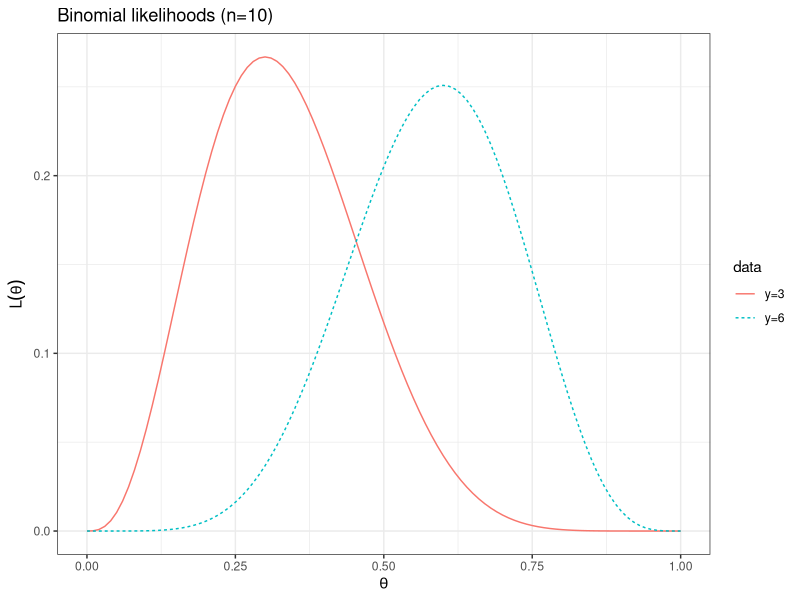
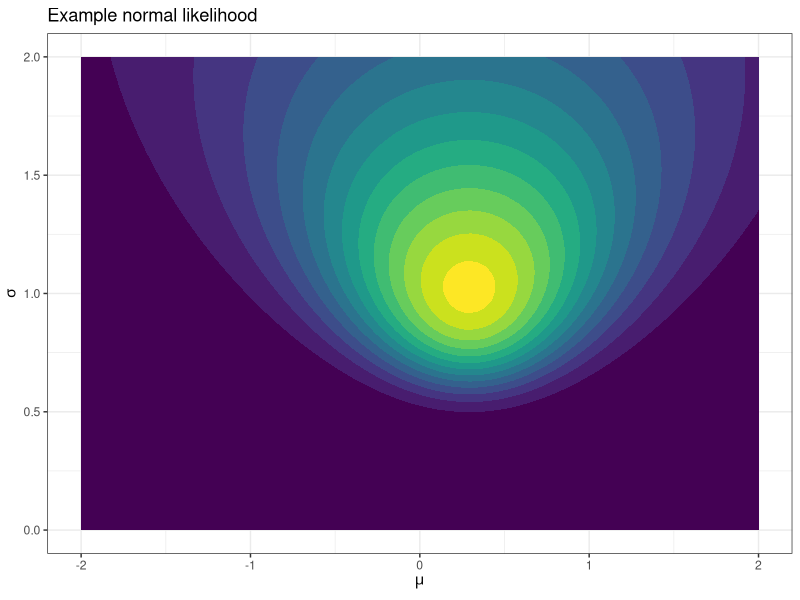
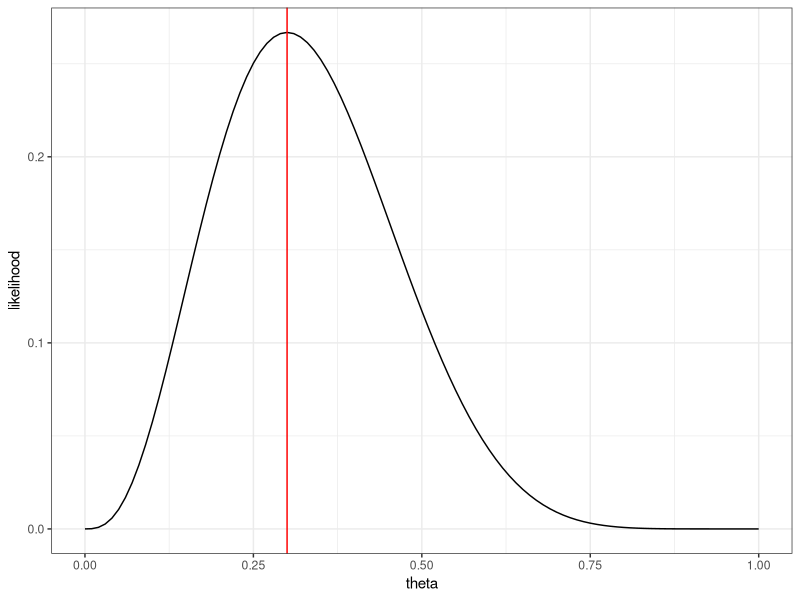
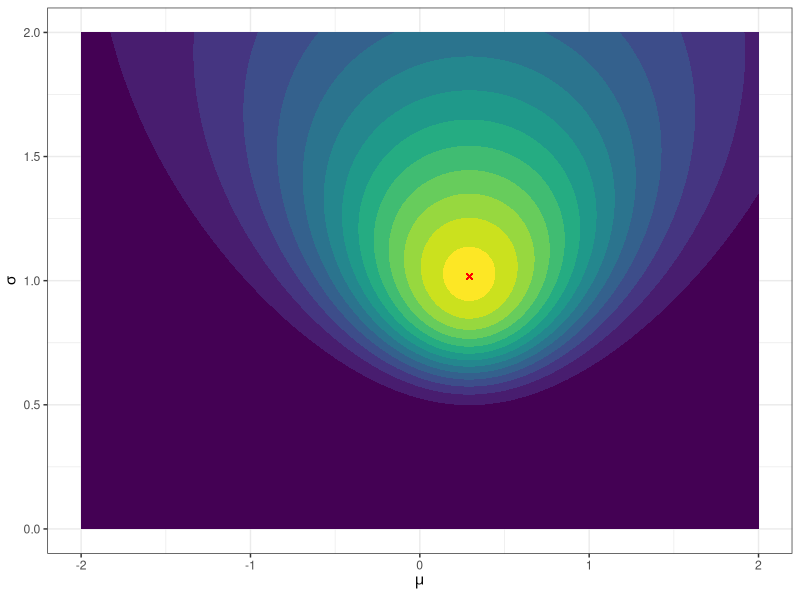

These figures' R source, in order:
## ----libraries, message=FALSE, warning=FALSE, cache=FALSE-------------------------------------------------------------
library("dplyr")
library("tidyr")
library("ggplot2")


## ----set_seed---------------------------------------------------------------------------------------------------------
set.seed(2)


## ----binomial_likelihood, fig.height=4.5------------------------------------------------------------------------------
d2 <- data.frame(theta = seq(0,1,by=0.01)) %>%
  mutate(`y=3` = dbinom(3,10,prob=theta),
         `y=6` = dbinom(6,10,prob=theta)) %>%
  gather(data,likelihood,-theta) 

ggplot(d2, aes(theta, likelihood, color=data, linetype=data)) +
  geom_line() +
  labs(x = expression(theta),
       y = expression(L(theta)),
       title = "Binomial likelihoods (n=10)") + 
  theme_bw()


## ----normal_likelihood, fig.height=4.5--------------------------------------------------------------------------------
x <- rnorm(3)

d <- expand.grid(mu = seq(-2,2,length=100),
                 sigma = seq(0,2,length=100)) %>%
  dplyr::mutate(density = dnorm(x[1], mu, sigma)*dnorm(x[2], mu, sigma)*dnorm(x[3], mu, sigma))

ggplot(d, aes(x = mu, y = sigma, z = density)) +
  geom_contour_filled(show.legend = FALSE) +
  labs(x = expression(mu), 
       y = expression(sigma),
       title = "Example normal likelihood") +
  # theme(legend.title = element_blank()) +
  theme_bw()


## ----binomial_mle, fig.height=4.5-------------------------------------------------------------------------------------
y <- 3
n <- 10
d3 <- data.frame(theta = seq(0,1,by=0.01)) %>%
  mutate(likelihood = dbinom(y,n,prob=theta)) 

ggplot(d3, aes(theta, likelihood)) +
  geom_line() +
  geom_vline(xintercept = y/n, col='red') +
  theme_bw()


## ----binomial_mle_numerical, echo=TRUE--------------------------------------------------------------------------------
log_likelihood <- function(theta) {
  dbinom(3, size = 10, prob = theta, log = TRUE)
}

o <- optim(0.5, log_likelihood, 
           method='L-BFGS-B',            # this method to use bounds
           lower = 0.001, upper = .999,  # cannot use 0 and 1 exactly
           control = list(fnscale = -1)) # maximize

o$convergence # 0 means convergence was achieved
o$par         # MLE
o$value       # value of the likelihood at the MLE


## ----normal_numerical_maximization, echo=TRUE, dependson="normal_likelihood"------------------------------------------
x
log_likelihood <- function(theta) {
  sum(dnorm(x, mean = theta[1], sd = exp(theta[2]), log = TRUE))
}

o <- optim(c(0,0), log_likelihood,
            control = list(fnscale = -1))
c(o$par[1], exp(o$par[2])^2)               # numerical MLE
n <- length(x); c(mean(x), (n-1)/n*var(x)) # true MLE


## ----normal_mle, fig.height=4.5, dependson=c("normal_likelihood","normal_numerical_maximization")---------------------
ggplot(d, aes(mu,sigma,z=density)) +
  geom_contour_filled(show.legend = FALSE) +
  geom_point(aes(x = mean(x), y = sqrt((n-1)/n*var(x))), shape=4, color='red') + 
  labs(x = expression(mu), y = expression(sigma)) +
  theme_bw()
